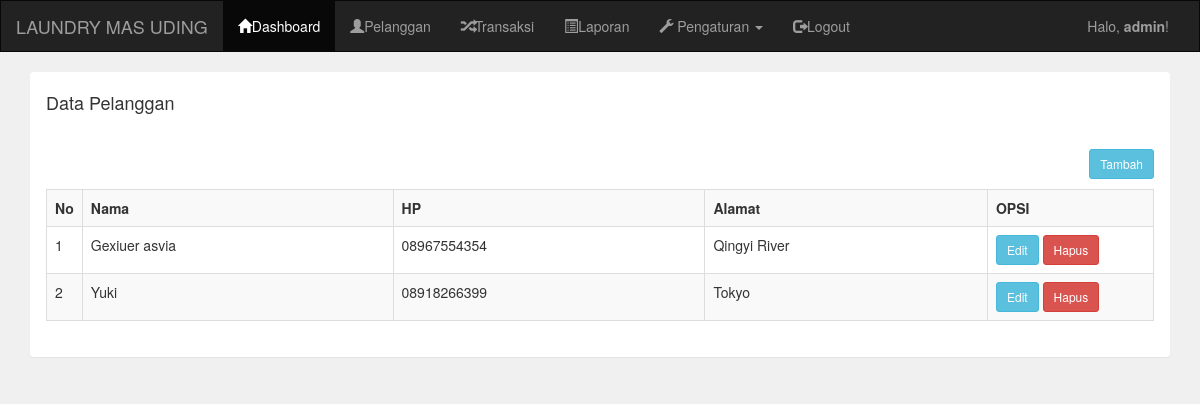
The page /admin/pelanggan.php (signed in) on the database its author committed.
### tables this page shows
CREATE TABLE `pelanggan` (
  `pelanggan_id` int(11) NOT NULL,
  `pelanggan_nama` varchar(255) NOT NULL,
  `pelanggan_hp` varchar(20) NOT NULL,
  `pelanggan_alamat` text NOT NULL
);

### admin/pelanggan.php (the view, shortened to what this page needs)
<!DOCTYPE html>
<html lang="en">
<head>
    <link rel="stylesheet" href="../assets/css/bootstrap.css">
</head>
<body style="background-color: #f0f0f0;">
<?php include "header.php"; ?>
<div class="container">
    <div class="panel">
        <div class="panel-heading">
            <h4>Data Pelanggan</h4>
        </div>
        <div class="panel-body">
            <a href="pelangganTambah.php" class="btn btn-sm btn-info pull-right">Tambah</a>
            <br><br>
            <table class="table table-bordered table-striped">
                <tr>
                    <th width="1%">No</th>
                    <th>Nama</th>
                    <th>HP</th>
                    <th>Alamat</th>
                    <th width="15%">OPSI</th>
                </tr>
                <?php
                include "../koneksi.php";
                $data = mysqli_query($koneksi, "SELECT * FROM pelanggan");
                $no = 1;
                while($d = mysqli_fetch_array($data)) :
                ?>
                <tr>
                    <td><?php echo $no++; ?></td>
                    <td><?php echo $d["pelanggan_nama"]; ?></td>
                    <td><?php echo $d["pelanggan_hp"]; ?></td>
                    <td><?php echo $d["pelanggan_alamat"]; ?></td>
                    <td>
                        <a href="pelangganEdit.php?id=<?php echo $d['pelanggan_id']; ?>" class="btn btn-sm btn-info">Edit</a>
                        <a href="pelangganHapus.php?id=<?php echo $d['pelanggan_id']; ?>" class="btn btn-sm btn-danger">Hapus</a>
                    </td>
                </tr>
                <?php endwhile; ?>
            </table>
        </div>
    </div>
</div>
</body>
</html>

### rows shown on the page
pelanggan: pelanggan_nama "Gexiuer asvia", pelanggan_hp "08967554354", pelanggan_alamat "Qingyi River"
pelanggan: pelanggan_nama "Yuki", pelanggan_hp "08918266399", pelanggan_alamat "Tokyo"

### other values the page prints
$_SESSION["username"] "admin"
